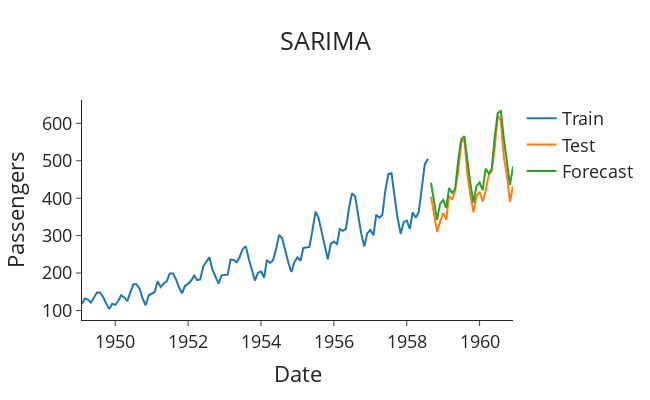

Notebook cell for this chart:
### Markdown cell above
## Results

### Code cell
# Import packages
import plotly.graph_objects as go

def plot_forecasts(forecasts: list[float], title: str) -> None:
    """Function to plot the forecasts."""
    fig = go.Figure()
    fig.add_trace(go.Scatter(x=train['Month'], y=train['#Passengers'], name='Train'))
    fig.add_trace(go.Scatter(x=test['Month'], y=test['#Passengers'], name='Test'))
    fig.add_trace(go.Scatter(x=test['Month'], y=forecasts, name='Forecast'))
    fig.update_layout(template="simple_white", font=dict(size=18), title_text=title,
                      width=650, title_x=0.5, height=400, xaxis_title='Date',
                      yaxis_title='Passengers')

    return fig.show()


# Plot the forecasts
plot_forecasts(forecasts, 'SARIMA')
